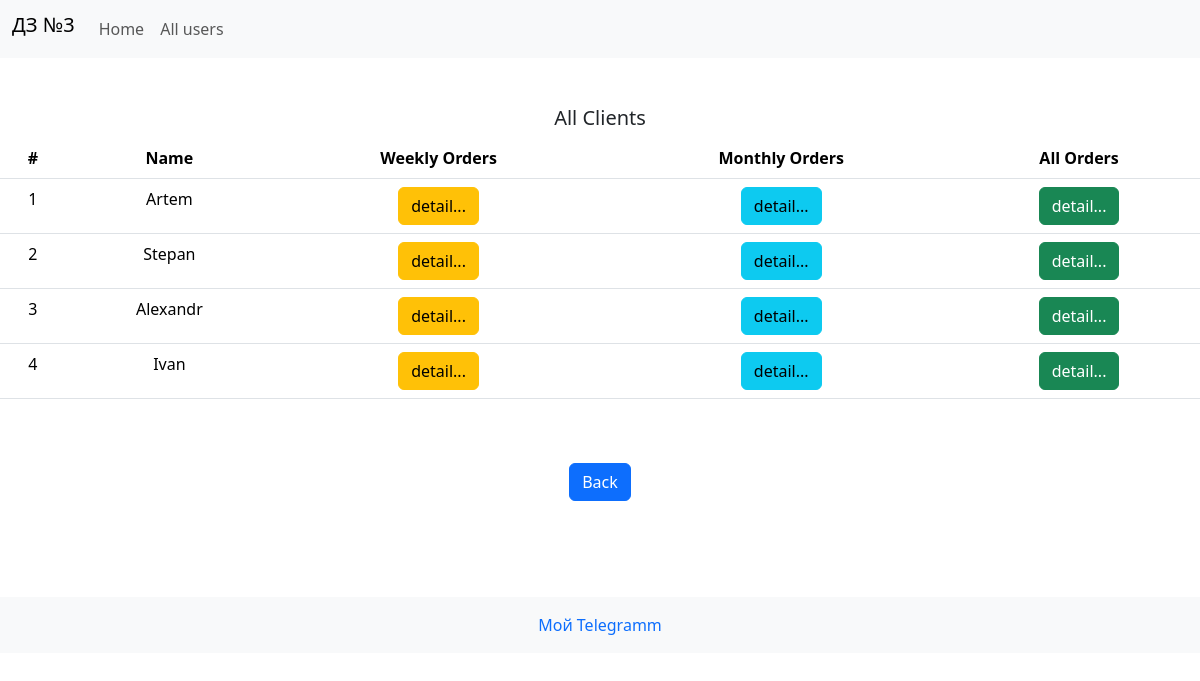
The page /index/all_users/ on the database its author committed.
### myapp3/models.py (models this page shows, shortened)
class User(models.Model):
    name = models.CharField(max_length=100)
    email = models.EmailField()
    phone_number = models.IntegerField()
    address = models.CharField(max_length=100)
    registration = models.DateField()

### myapp3/views.py (the view)
# urls.py: path('all_users/', all_users, name='all_users'),
def all_users(request):
    count = 1
    users = {}
    while True:
        try:
            user = get_object_or_404(User, pk=count)
            users[count] = user.name
            count += 1
        except:
            context = {'users': users}
            return render(request, 'myapp3/all_users.html', context)

### myapp3/templates/myapp3/all_users.html
{% extends 'base.html' %} {% block content %}
<div class="content text-center mt-5 mb-5">
    <h5>All Clients</h5>
    <table class="table">
        <thead>
        <tr>
            <th scope="col">#</th>
            <th scope="col">Name</th>
            <th scope="col">Weekly Orders</th>
            <th scope="col">Monthly Orders</th>
            <th scope="col">All Orders</th>
        </tr>
        </thead>
        {% for key, value in users.items %}
        <tbody>
        <tr>
            <td>{{ key }}</td>
            <td>{{ value }}</td>
            <td><a class="btn btn-warning" href="{% url 'order_week' key %}" role="button">detail...</a>
            <td><a class="btn btn-info" href="{% url 'order_month' key %}" role="button">detail...</a>
            <td><a class="btn btn-success" href="{% url 'all_orders' key %}" role="button">detail...</a>
        </tr>
        </tbody>
        {% endfor %}
    </table>
    <a class="btn btn-primary mt-5 mb-5" href="/index/" role="button">Back</a>
</div>
{% endblock %}

### rows shown on the page
User: users "Artem"
User: users "Stepan"
User: users "Alexandr"
User: users "Ivan"

### other values the page prints
{{ key }} "1" "2" "3" "4"
